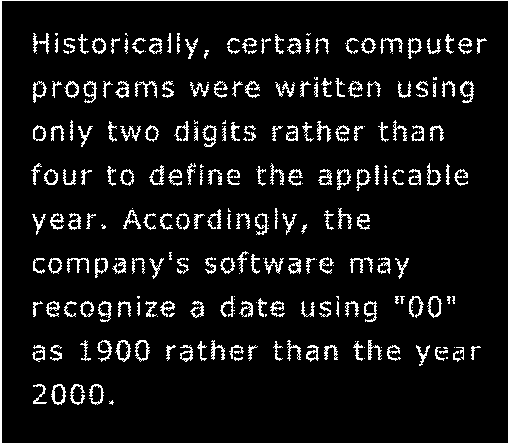
#> input picture morphology_operation/input image/broken-text.tif, 509 x 444 px, found by its file name
$ python erosion_dilation_morphology.py
#> lines starting #> are read from the running program, lines starting #| are printed output that depends on the picture; after the words box and inside, x2 and y2 are one past the last pixel; in counts of white or black regions, pixels touching at a corner belong together

import cv2
import numpy as np
import matplotlib.pyplot as plt


#----------------------------#Task 1----------------------------
# read image grayscale image with broken text
img = cv2.imread("broken-text.tif", 0)
#> img: shape (444, 509); 8.1% white in thin lines or dots

# convert to binary
_, binary = cv2.threshold(img, 127, 255, cv2.THRESH_BINARY)

# structuring element (size depends on break length)
kernel = np.ones((3,3), np.uint8)

# dilation
dilated = cv2.dilate(binary, kernel, iterations=1)
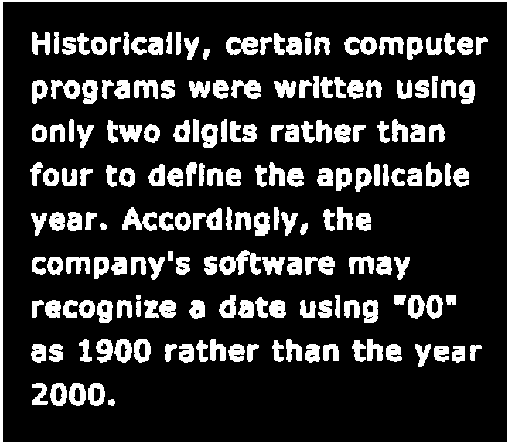
#> dilated: shape (444, 509); 18% white; 186 white regions, largest, box (x1, y1, x2, y2) and area: (0, 0, 509, 444) 4236, (219, 250, 261, 275) 549, (122, 207, 157, 231) 418


#----------------------------#Task 2----------------------------
# Read Binary image and perform erosion to remove the small wires

binary_img_path = "wirebond-mask.tif"

img = cv2.imread(binary_img_path, cv2.IMREAD_GRAYSCALE)
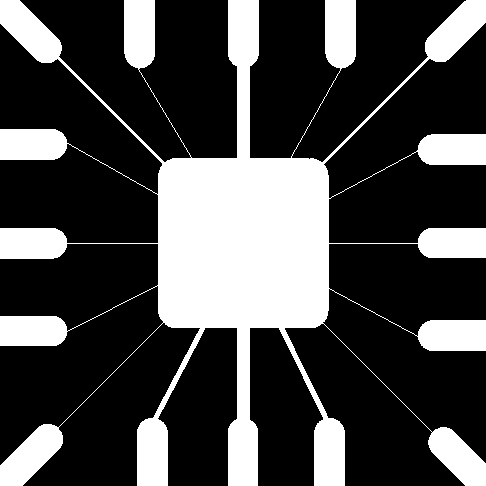
#> input picture morphology_operation/input image/wirebond-mask.tif, 486 x 486 px, found by its file name
#> img: shape (486, 486); 28.1% white; 1 white region, box (x1, y1, x2, y2) and area: (0, 0, 486, 486) 66259
print("img is None?", img is None)
#| img is None? False
if img is not None:
    print("shape:", img.shape, "dtype:", img.dtype)
#| shape: (486, 486) dtype: uint8
    print("unique values (first 20):", np.unique(img))
#| unique values (first 20): [  0 255]

# Choose structuring element
# Must fit inside center square + thick pads, but NOT fit inside thin wires.
k = 14 # Value of k can be 5, 7 or more
se = cv2.getStructuringElement(cv2.MORPH_RECT, (k, k)) # Other Kernel methids : CROSS , ELLIPSE

# 4) Erode to remove thin wires, then dilate to restore thick structures = this is called opening
eroded = cv2.erode(img, se, iterations=1)
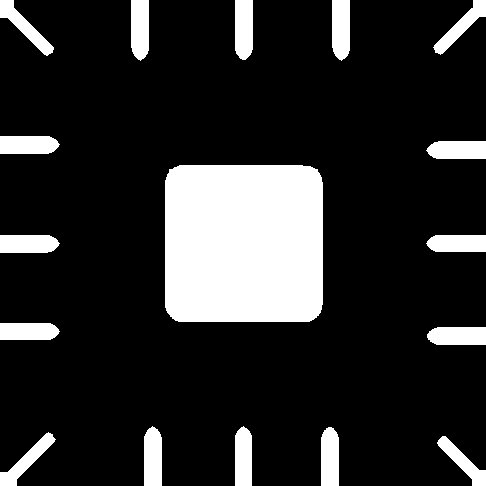
#> eroded: shape (486, 486); 16.9% white; 17 white regions, largest, box (x1, y1, x2, y2) and area: (165, 165, 323, 322) 24506, (235, 0, 253, 60) 1020, (332, 0, 350, 61) 1019
restored = cv2.dilate(eroded, se, iterations=1)
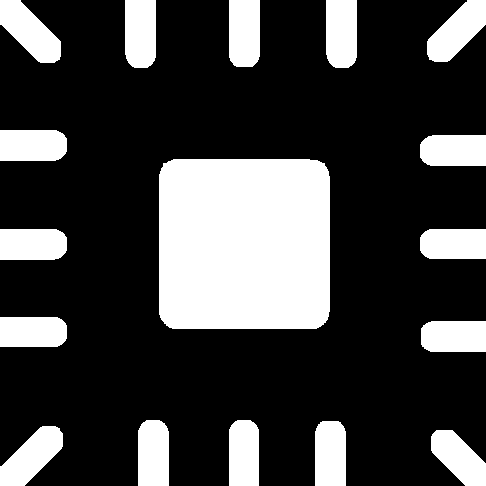
#> restored: shape (486, 486); 25.8% white; 17 white regions, largest, box (x1, y1, x2, y2) and area: (159, 159, 330, 329) 28770, (0, 0, 61, 63) 2186, (0, 426, 63, 486) 2153


# display the binray and dialated image of Task-1

plt.figure(figsize=(10,10))
plt.subplot(2,2,1)
plt.imshow(binary, cmap='gray')
plt.title("Original")

plt.subplot(2,2,2)
plt.imshow(dilated, cmap='gray')
plt.title("Dilated")


# display original binary image with small wire and erroded image without wire of Task-2
plt.subplot(2,2,3)
plt.imshow(img, cmap="gray")
plt.title("Original Binary Image with Wire")


plt.subplot(2,2,4)
plt.imshow(restored, cmap="gray")
plt.title(" Opening = Eroded + Dilate (wires removed)")

plt.show()


# 6) Optional: save Task-2 eroded image without wire result
out_path = "wirebond-mask_no-wires.png"
cv2.imwrite(out_path, restored)
print("Saved:", out_path)
